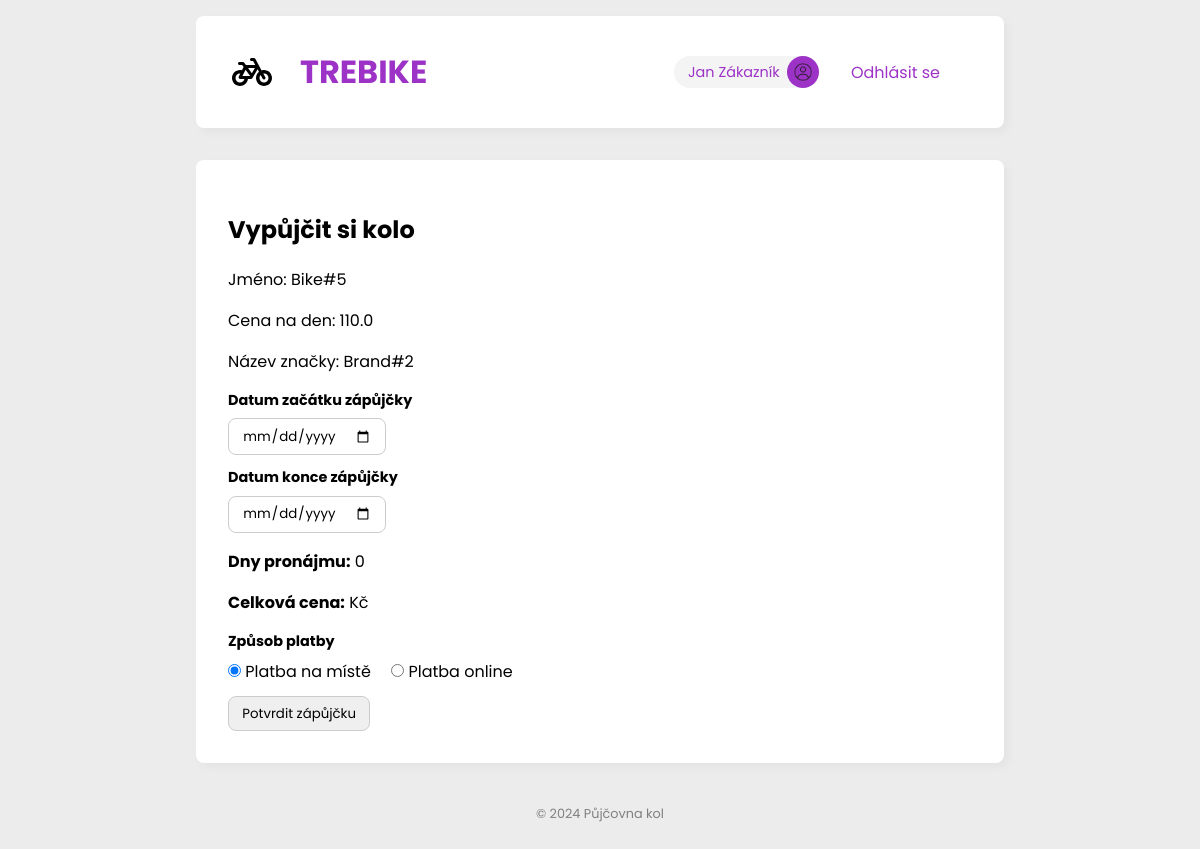
The page /rent_bike/5 (signed in) on the database its author committed.
### tables this page shows
CREATE TABLE users (
    id INTEGER PRIMARY KEY AUTOINCREMENT,
    first_name VARCHAR NOT NULL,
    last_name VARCHAR NOT NULL,
    email VARCHAR NOT NULL,
    password VARCHAR NOT NULL,
    role INTEGER NOT NULL,
    avatar VARCHAR,
    created_at TIMESTAMP NOT NULL,
    updated_at TIMESTAMP NOT NULL
);

CREATE TABLE bikes (
    id INTEGER PRIMARY KEY AUTOINCREMENT,
    name VARCHAR NOT NULL,
    brand_id INTEGER NOT NULL,
    type INTEGER NOT NULL,
    price_per_day DOUBLE NOT NULL,
    img VARCHAR NOT NULL,
    FOREIGN KEY (brand_id) REFERENCES brands(id)
);

CREATE TABLE brands (
    id INTEGER PRIMARY KEY AUTOINCREMENT,
    name VARCHAR NOT NULL,
    motto VARCHAR NOT NULL,
    established DATE NOT NULL
);

### views/bike_management/rent_bike.py (the view, shortened to what this page needs)
@rent_bike.route('/rent_bike/<bike_id>', methods=["GET", "POST"])
@auth.login_required
def page(bike_id):
    user = UserService.getByID(session['user_id'])
    bike = BikeService.getByID(bike_id)
    if BikeService.getStatus(bike['id']) != 0:
        flash('Kolo je aktuálně zapůjčené nebo čeká na vyřízení, počkejte prosím.', 'info')
        return redirect(url_for('view_dashboard_page'))
    form = forms.RentBikeForm(request.form)
    return render_template("rent_bike.jinja", form=form, bike=bike, user=user)

### forms.py
class RentBikeForm(Form):
    rent_datetime_from = DateField(name="rent_date_from", label="Datum začátku zápůjčky",render_kw={"min": datetime.date.today().isoformat()}, validators=[validators.InputRequired()])
    rent_datetime_to = DateField(name="rent_date_to", label="Datum konce zápůjčky", validators=[validators.InputRequired()])
    payment_method = RadioField(label="Způsob platby",choices=[('1', 'Platba na místě'), ('2', 'Platba online')],default='1',coerce=str,validators=[validators.InputRequired()]
    )

### app.py (called while the page is built)
@app.before_request
def before_request():
    BikeEventService.check_rents()

### auth.py (called while the page is built)
def login_required(func):
    @wraps(func)
    def decorated_function(*args, **kwargs):
        print(session)
        if "authenticated" not in session:
            flash("🚫 Musíte být přihlášen pro přístup na tuto stránku.", "error")
            return redirect(url_for("login.page"))
        return func(*args, **kwargs)
    return decorated_function

### database/database.py (called while the page is built)
def get_db():
    if 'db' not in g:
        project_root = os.path.dirname(os.path.realpath(__file__))
        database_path = os.path.join(project_root, '..', current_app.config['DATABASE'])
        g.db = sqlite3.connect(
            database_path,
            detect_types=sqlite3.PARSE_DECLTYPES
        )
        g.db.row_factory = sqlite3.Row
        g.db.set_trace_callback(print)
    return g.db

### service/bike_event_service.py (called while the page is built)
    @staticmethod
    def check_rents():
        db = get_db()
        sql = 'UPDATE bike_events SET status = 2 WHERE date_to < CURRENT_DATE AND (type = 1 OR type = 2) AND status = 1'
        db.execute(sql)
        db.commit()

### service/bike_service.py (called while the page is built)
    @staticmethod
    def getByID(bike_id):
        db = get_db()
        sql = 'SELECT b.id, b.name, b.price_per_day, b.brand_id, b.img, br.name AS brand_name FROM bikes b JOIN brands br ON br.id=brand_id WHERE b.id=?'
        arguments = [bike_id]
        bike = db.execute(sql, arguments).fetchone()
        return bike

    @staticmethod
    def getStatus(bike_id):
        db = get_db()
        sql = '''
            SELECT status
            FROM bike_events
            WHERE bike_id = ?
              AND (type = 1 OR type = 2) -- Group type conditions
              AND (status = 1 OR status = 2) -- Group status conditions
            ORDER BY date_to DESC
            LIMIT 1
        '''
        rented = db.execute(sql, [bike_id]).fetchone()
        return rented['status'] if rented else 0

### templates/rent_bike.jinja (shortened to what this page needs)
{% extends '__main.jinja' %}
{% from 'macros/form.jinja' import form_field, form_inline_field, form_submit with context %}
{% block content %}
    <div class="main">
        <div class="box dashboard">
            <h2>Vypůjčit si kolo</h2>
            <p>Jméno: {{ bike.name }}</p>
            <p>Cena na den: {{ bike.price_per_day }}</p>
            <p>Název značky: {{ bike.brand_name }}</p>
            <form method="post">
                {{ form_field(form.rent_datetime_from) }}
                {{ form_field(form.rent_datetime_to) }}
                <div>
                    <p><strong>Dny pronájmu:</strong> <span id="rental_days">0</span></p>
                    <p><strong>Celková cena:</strong> <span id="total_price" style="display: none;">0</span> Kč</p>
                </div>
                {{ form_field(form.payment_method) }}
                {{ form_submit('Potvrdit zápůjčku') }}
            </form>
        </div>
    </div>
{% endblock %}

### templates/__header.jinja (shortened to what this page needs)
{% block header %}
    <div class="topbar box">
        <a href="{{ url_for('view_dashboard_page') }}" class="logo">
            <h1 class="mr-1">TREBIKE</h1>
        </a>
    <div class="nav">
    {% if session['authenticated'] %}
            <a href="{{ url_for('view_profile_page', user_id=session['user_id']) }}" class="user-info">
                <div class="username">{{ session['first_name'] }} {{ session['last_name'] }}</div>
                <div class="user-avatar">
                {% if session['avatar'] %}
                    <img src="{{ url_for('static', filename='img/' + session['avatar']) }}" alt="Logged-in user menu">
                {% else %}
                    <img src="{{ url_for('static', filename='img/person.png') }}" alt="Logged-in user menu">
                {% endif %}
                </div>
            </a>
        <div>
        <a href="{{ url_for('logout.page') }}">Odhlásit se</a>
        </div>
        {% endif %}
    </div>
    </div>
{% endblock %}

### static/css/styles.css (style rules this page uses)
:root { --accent: #9D32C7; --accent-2: #EC2F4B; --text: #5c0e61; --text-2: #731422; --text-hover: var(--accent); --text-active: #FFFFFF; --border-width: 0.125em; --table-spacing: 24px; --table-half-spacing: 12px; }
* { box-sizing: border-box; font-family: "Poppins", serif; }
a { color: var(--accent); text-decoration: none; }
input, textarea, button, select { margin: 0; padding: 0.5em 1em; border-radius: 8px; border: 1px solid #ccc; }
.mr-1 { margin-right: 1em; }
body { padding: 0; margin: 0; background: #f4f4f4; font-family: sans-serif; }
.main { display: flex; }
.box { background: white; border-radius: 8px; box-shadow: rgba(0, 0, 0, 0.04) 4px 4px 10px; padding: 2em; margin: 1em; }
.topbar { display: flex; flex-direction: row; justify-content: space-between; align-items: center; }
.logo { display: flex; flex-direction: row; justify-items: space-between; width: 20vw; align-items: center; }
.topbar a svg { height: 4vh; width: 4vw; margin-right: 1.5em; }
.topbar h1 { margin: 0; }
.nav { display: flex; align-items: center; }
.nav div { margin-right: 2em; }
.topbar .user-info { display: flex; align-items: center; }
.topbar .user-info .username { margin-right: -1em; padding: 0.4em 1.5em 0.4em 1em; text-align: right; background: #f4f4f4; border-radius: 16px 0 0 16px; font-size: 0.9em; }
.topbar .user-avatar { display: flex; justify-content: center; align-content: center; background: #9D32C7; padding: 0.3em; border-radius: 50%; width: 2em; height: 2em; }
.dashboard { flex-grow: 1; }

### rows shown on the page
users: first_name "Jan", last_name "Zákazník"
bikes: name "Bike#5", price_per_day "110.0"
brands: brand_name "Brand#2"

### other values the page prints
{{ field.label }} "Datum začátku zápůjčky Datum konce zápůjčky Způsob platby"
{{ subfield.label.text }} "Platba na místě" "Platba online"
